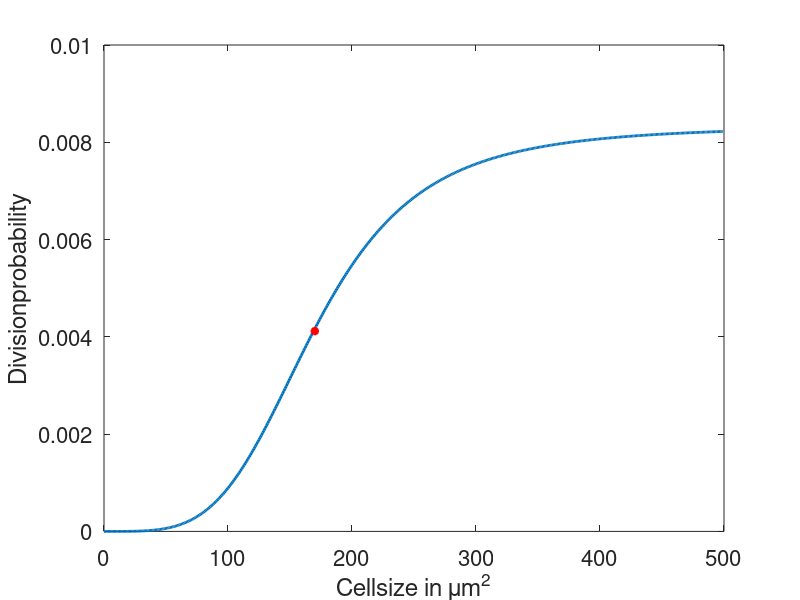

The MATLAB script that drew this image:
x = zeros(500, 1);
x(1) = 0;
for i = 2 : length(x)
  x(i) = x(i-1)+1;
end

y = zeros(length(x),1);
for i = 1 : length(y)
  y(i) = x(i)^4/(x(i)^4+170^4)/120;
end

plot(x,y, 'LineWidth', 2.0)
xlabel('Cellsize in \mum^2','FontSize',14) % x-axis label
ylabel('Divisionprobability','FontSize',14) % y-axis label
set(gca,'fontsize',16)
hold on
plot(170, y(170),'r*', 'LineWidth', 2.0)